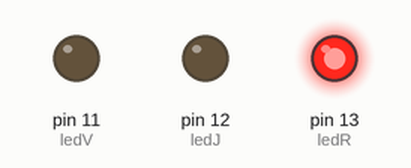
This sketch was run on a simulated Arduino Uno, built with avr-gcc and run on an emulated ATmega328P. On the bench: output pins drawn as LEDs (lit = HIGH).

Above: at 0.5 s.
At 1.2 s:
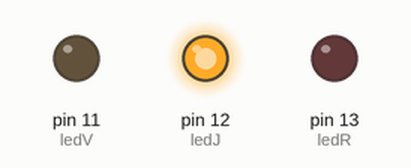
At 4.5 s:
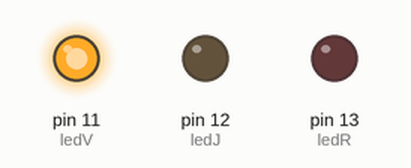
Timing chart, 0 to 5.8 s (numbered marks = the images above):
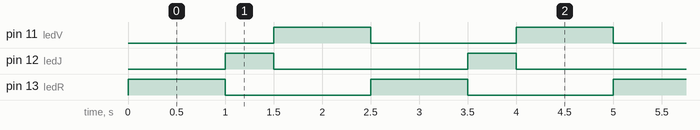

The sketch:

led_sequence_traffic_light.ino
```cpp
const int ledR = 13;

const int ledJ = 12;
const int ledV = 11;


void setup()       // début de la fonction setup()

{


  pinMode(ledR, OUTPUT);
  pinMode(ledJ, OUTPUT);
  pinMode(ledV, OUTPUT);   // Initialise la broche 13 comme sortie
  Serial.begin(9600);     // Ouvre le port série à 9600 bauds

}         // fin de la fonction setup()


//***** FONCTION LOOP = Boucle sans fin = coeur du programme *****
// la fonction loop() s'exécute sans fin en boucle aussi longtemps que l'Arduino est sous tension


void loop()       // début de la fonction loop()

{

  digitalWrite(ledR, HIGH);     // Met la broche led1 au niveau haut = allume la LED
  delay(1000);
  digitalWrite(ledR, LOW);      // Met la broche 13 au niveau bas = éteint la LED


                   // Pause de 500ms
  digitalWrite(ledJ, HIGH);      // Met la broche 13 au niveau bas = éteint la LED
  delay(500);                 // Pause 500ms
  digitalWrite(ledJ, LOW);      // Met la broche 13 au niveau bas = éteint la LED


  digitalWrite(ledV, HIGH);      // Met la broche 13 au niveau bas = éteint la LED
  delay(1000);                 // Pause 500ms
  digitalWrite(ledV, LOW);      // Met la broche 13 au niveau bas = éteint la LED

}         // fin de la fonction loop()
```

Measured:
- by itself, pin 11 (ledV), pin 13 (ledR): alternates HIGH for 1.0 s and LOW for 1.5 s
- by itself, pin 12 (ledJ): alternates HIGH for 0.50 s and LOW for 2.0 s
- by itself, everything shown: repeats every 2.5 s, in 4 steps
